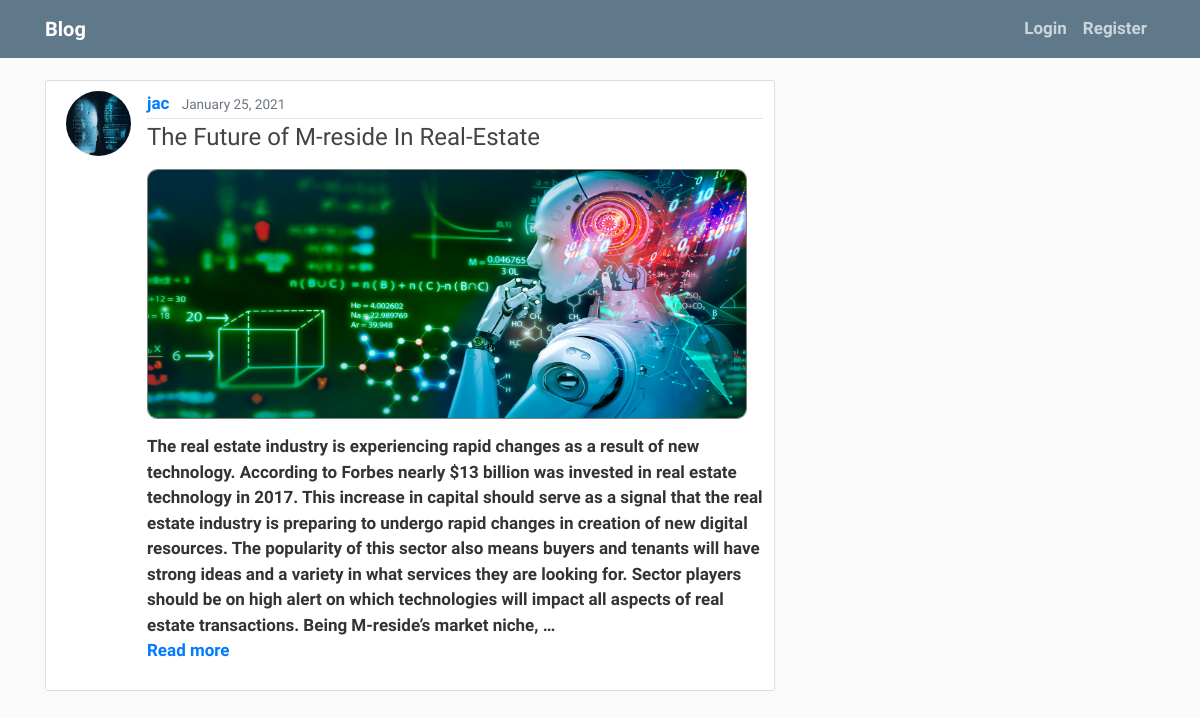
The page / on the database its author committed.
### blog/models.py (models this page shows, shortened)
class Post(models.Model):
    title = models.CharField(max_length=100)
    content = models.TextField()
    photo = models.ImageField(blank=True, null=True)
    date_posted = models.DateTimeField(default=timezone.now)
    author = models.ForeignKey(User, on_delete=models.CASCADE)

### users/models.py (models this page shows, shortened)
class Profile(models.Model):
    user = models.OneToOneField(User, on_delete=models.CASCADE)
    image = models.ImageField(default='', upload_to='profile_pics', blank=True, null=True)

### blog/views.py (the view)
# urls.py: path('', PostListView.as_view(), name='blog-home'),
class PostListView(ListView):
    model = Post
    template_name = 'blog/home.html'  # <app>/<model>_<viewtype>.html
    context_object_name = 'posts'
    ordering = ['-date_posted']
    paginate_by = 5

### blog/templates/blog/home.html (shortened to what this page needs)
{% extends "blog/base.html" %}
{% block content %}
    {% for post in posts %}
        <article class="media content-section">
          <img class="rounded-circle article-img" src="{{ post.author.profile.image.url }}">
          <div class="media-body">
            <div class="article-metadata">
              <a class="mr-2" href="{% url 'user-posts' post.author.username %}">{{ post.author }}</a>
              <small class="text-muted">{{ post.date_posted|date:"F d, Y" }}</small>
            </div>
            <h4><a class="article-title" href="{% url 'post-detail' post.id %}">{{ post.title }}</a></h4>
            <div style="padding-top: 10px; padding-bottom: 15px;">
              <img class=" article-img" src="{{ post.photo.url }}" style="width:600px; height:250px; border: solid 1px gray; border-radius: 10px;">
            </div>
            <p class="article-content">{{ post.content|truncatewords:100 }}<br><a href="{% url 'post-detail' post.id %}">Read more</a></p>
          </div>
        </article>
    {% endfor %}
{% endblock content %}

### blog/static/blog/main.css (style rules this page uses)
body { background: #fafafa; color: #333333; margin-top: 5rem; }
h1, h2, h3, h4, h5, h6 { color: #444444; }
.content-section { background: #ffffff; padding: 10px 20px; border: 1px solid #dddddd; border-radius: 3px; margin-bottom: 20px; }
.article-title { color: #444444; }
.article-content { white-space: pre-line; }
.article-img { height: 65px; width: 65px; margin-right: 16px; }
.article-metadata { padding-bottom: 1px; margin-bottom: 4px; border-bottom: 1px solid #e3e3e3 }

### rows shown on the page
Post: author.profile.image (placeholder picture), author "jac", date_posted "January 25, 2021", title "The Future of M-reside In Real-Estate", photo (picture), content "The real estate industry is experiencing rapid changes as a result of new technology. According to Forbes nearly $13 billion was invested in real estate technology in 2017. This increase in capital should serve as a signal that the real estate industry is preparing to undergo rapid changes in creation of new digital resources. The popularity of this sector also means buyers and tenants will have strong ideas and a variety in what services they are looking for. Sector players should be on high alert on which technologies will impact all aspects of real estate transactions. Being M-reside’s market niche, …"
